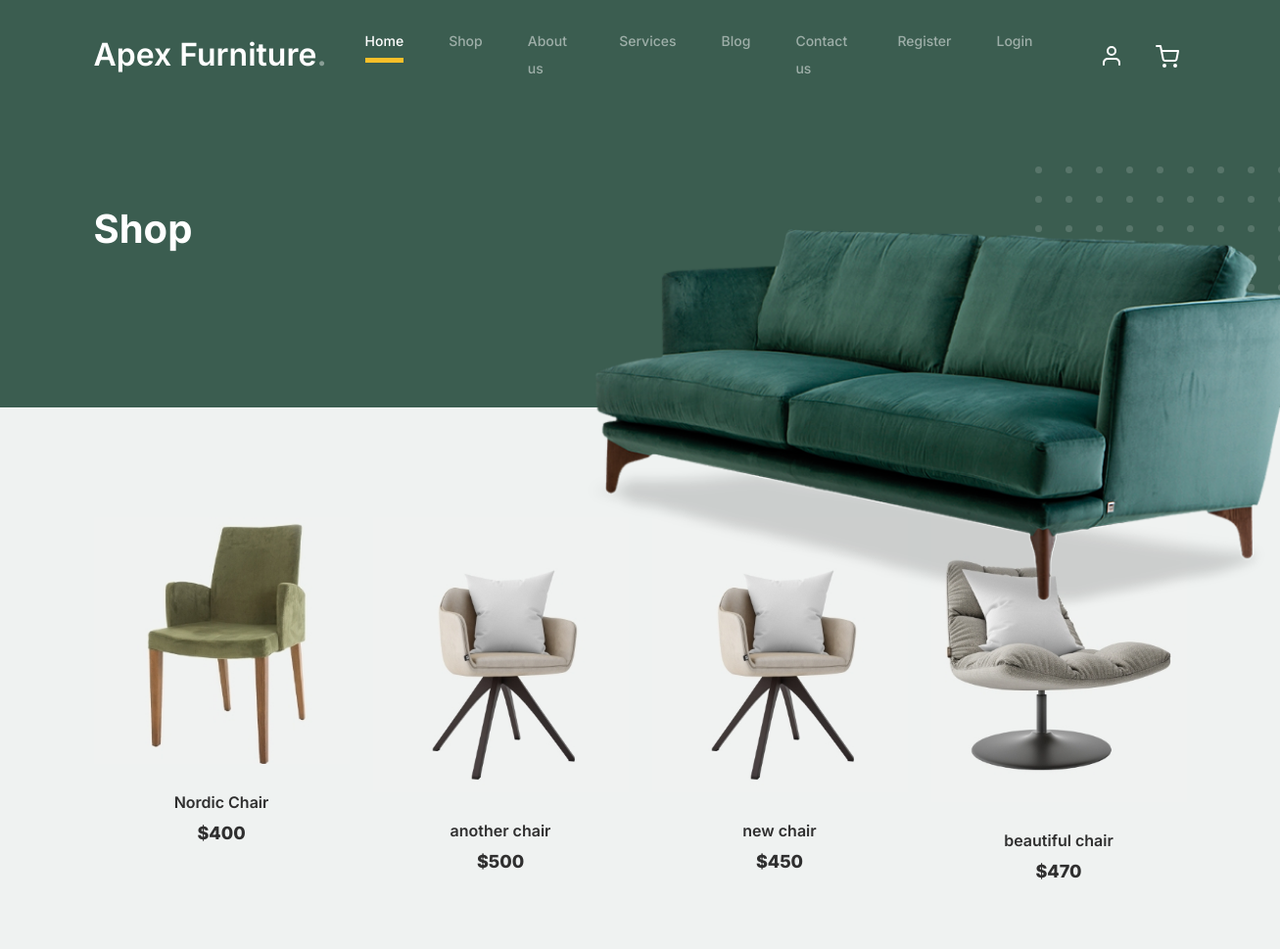
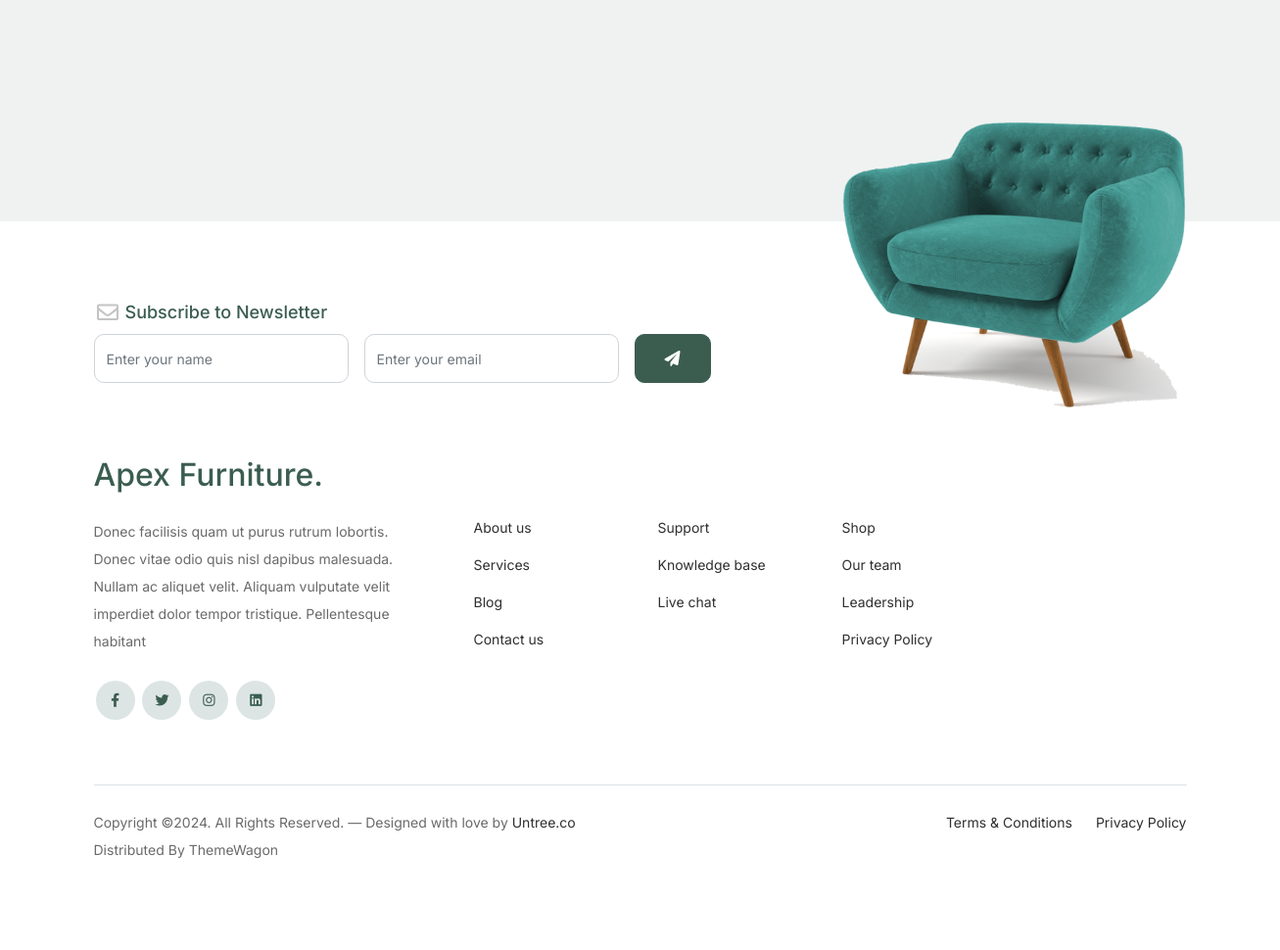
The app's page /shop/ with its own data (2 pictures, top to bottom).
### furn/models.py (models this page shows, shortened)
class Product(models.Model):
    name = models.CharField(max_length=150)
    price = models.IntegerField()
    image = models.ImageField(upload_to='products')
    slug = models.SlugField(null=True, blank=True)

### furn/views.py (the view)
# urls.py: path('shop/', views.products, name="shop"),
def products(request):
    products = Product.objects.all()
    context = {"products": products}
    return render(request, "shop.html", context)

### templates/shop.html (shortened to what this page needs)
{% extends "navbar.html" %}
{% load static %}
{% block content %}
			<div class="hero">
				<div class="container">
					<div class="row justify-content-between">
						<div class="col-lg-5">
							<div class="intro-excerpt">
								<h1>Shop</h1>
							</div>
						</div>
						<div class="col-lg-7">
							<div class="hero-img-wrap">
								<img src="{% static 'images/couch.png' %}" class="img-fluid">
							</div>
						</div>
					</div>
				</div>
			</div>
		<div class="untree_co-section product-section before-footer-section">
		    <div class="container">
		      	<div class="row">
					{% for product in products  %}
					<div class="col-12 col-md-4 col-lg-3 mb-5">
						<a class="product-item" href="{% url 'product' product.slug %}">
							<img src="{{product.image.url}}" class="img-fluid product-thumbnail">
							<h3 class="product-title">{{product.name}}</h3>
							<strong class="product-price">${{product.price}}</strong>
						</a>
					</div>
					{% endfor %}
		      	</div>
		    </div>
		</div>
{% endblock content %}

### furn/static/css/style.css (style rules this page uses)
body { overflow-x: hidden; position: relative; }
body { font-family: "Inter", sans-serif; font-weight: 400; line-height: 28px; color: #6a6a6a; font-size: 14px; background-color: #eff2f1; }
a { text-decoration: none; -webkit-transition: .3s all ease; -o-transition: .3s all ease; transition: .3s all ease; color: #2f2f2f; text-decoration: underline; }
.hero { background: #3b5d50; padding: calc(4rem - 30px) 0 0rem 0; }
@media (min-width: 768px) { .hero { padding: calc(4rem - 30px) 0 4rem 0; } }
@media (min-width: 992px) { .hero { padding: calc(8rem - 30px) 0 8rem 0; } }
.hero .intro-excerpt { position: relative; z-index: 4; }
@media (min-width: 992px) { .hero .intro-excerpt { max-width: 450px; } }
.hero h1 { font-weight: 700; color: #ffffff; margin-bottom: 30px; }
.hero .hero-img-wrap { position: relative; }
.hero .hero-img-wrap img { position: relative; top: 0px; right: 0px; z-index: 2; max-width: 780px; left: -20px; }
@media (min-width: 768px) { .hero .hero-img-wrap img { right: 0px; left: -100px; } }
@media (min-width: 992px) { .hero .hero-img-wrap img { left: 0px; top: -80px; position: absolute; right: -50px; } }
@media (min-width: 1200px) { .hero .hero-img-wrap img { left: 0px; top: -80px; right: -100px; } }
.hero .hero-img-wrap:after { content: ""; position: absolute; width: 255px; height: 217px; background-image: url("../images/dots-light.svg"); background-size: contain; background-repeat: no-repeat; right: -100px; top: -0px; }
@media (min-width: 1200px) { .hero .hero-img-wrap:after { top: -40px; } }
.product-section { padding: 7rem 0; }
.product-section .product-item { text-align: center; text-decoration: none; display: block; position: relative; padding-bottom: 50px; cursor: pointer; }
.product-section .product-item .product-thumbnail { margin-bottom: 30px; position: relative; top: 0; -webkit-transition: .3s all ease; -o-transition: .3s all ease; transition: .3s all ease; }
.product-section .product-item h3 { font-weight: 600; font-size: 16px; }
.product-section .product-item strong { font-weight: 800 !important; font-size: 18px !important; }
.product-section .product-item h3, .product-section .product-item strong { color: #2f2f2f; text-decoration: none; }
.product-section .product-item:before { bottom: 0; left: 0; right: 0; position: absolute; content: ""; background: #dce5e4; height: 0%; z-index: -1; border-radius: 10px; -webkit-transition: .3s all ease; -o-transition: .3s all ease; transition: .3s all ease; }
.before-footer-section { padding: 7rem 0 12rem 0 !important; }
.untree_co-section { padding: 7rem 0; }

### records on screen
Product: image (picture), name "Nordic Chair", price "400"
Product: image (picture), name "another chair", price "500"
Product: name "new chair", price "450"
Product: name "beautiful chair", price "470"
